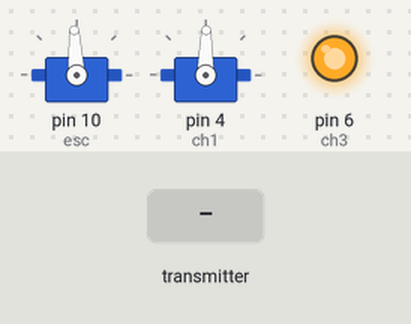
This sketch was run on a simulated Arduino Uno, built with avr-gcc and run on an emulated ATmega328P. On the bench: 2 × servo, output pins drawn as LEDs (lit = HIGH). The inputs (shaded band) are chosen by the test bench. No radio packets arrive unless stated.

Above: at 1.2 s.
1.3 s: the transmitter starts sending j1PotY = 0
At 1.6 s:
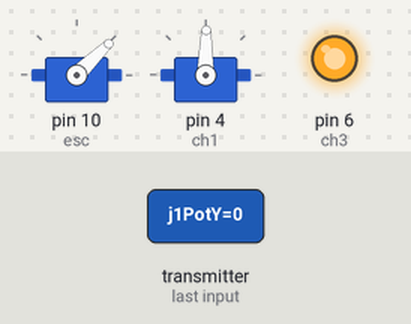
2.8 s: the transmitter starts sending j2PotX = 0
At 4.0 s:
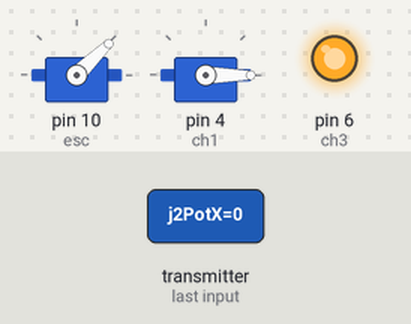
4.3 s: the transmitter starts sending tSwitch2 = 0
At 5.0 s:
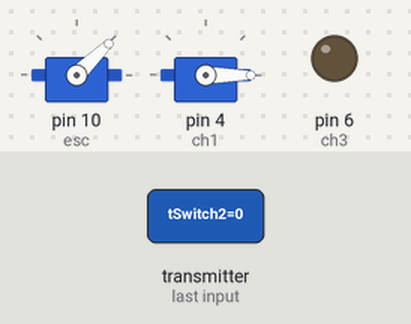
Timing chart, 0 to 7.3 s (numbered marks = the images above; inputs shaded):
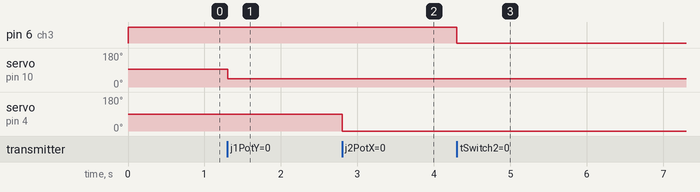

The sketch:

rc_rx_mm.ino
```cpp
#include <nRF24L01.h>
#include <printf.h>
#include <RF24.h>
#include <RF24_config.h>

/*
  DIY RC Receiver - Servos and Brushless motors control
  by Dejan, www.HowToMechatronics.com
  Library: TMRh20/RF24, https://github.com/tmrh20/RF24/
*/
/* This version for Moonmist Ian Blair 2021-02-13 */

#include <SPI.h>
#include <nRF24L01.h>
#include <RF24.h>
#include <Servo.h>

/* Channel Pin definitions */
#define ch1 4  // D4 - CH1 // - used for rudder
#define ch2 5  // D5 - CH2
#define ch3 6  // D6 - CH3
#define ch4 7  // D7 - CH4
#define ch5 8  // D8 - CH5
#define ch6 9  // D9 - CH6
/* CH7 & 8 shared with radio I/O - not included */
/* CH9 connects to BEC connector - define both ways! */
#define ch9 10  // D10 - CH9
#define bec 10  // D10 - CH9 // - used for throttle

/* Note also nnalogue inputs, in order A3, A2, A1, A0, A7, A6 */

RF24 radio(3, 2);   // nRF24L01 (CE, CSN)
const byte address[6] = "00001";
unsigned long lastReceiveTime = 0;
unsigned long currentTime = 0;
Servo esc;  // create servo object to control the ESC
Servo servo1;
Servo servo2;
int escValue, servo1Value, servo2Value;
// Max size of this struct is 32 bytes - NRF24L01 buffer limit
struct Data_Package {
  byte j1PotX;
  byte j1PotY;
  byte j1Button;
  byte j2PotX;
  byte j2PotY;
  byte j2Button;
  byte pot1;
  byte pot2;
  byte tSwitch1;
  byte tSwitch2;
  byte button1;
  byte button2;
  byte button3;
  byte button4;
};
Data_Package data; //Create a variable with the above structure
void setup() {
  Serial.begin(9600);
  radio.begin();
  radio.openReadingPipe(0, address);
  radio.setAutoAck(false);
  radio.setDataRate(RF24_250KBPS);
  radio.setPALevel(RF24_PA_LOW);
  radio.startListening(); //  Set the module as receiver
  resetData();
  esc.attach(10);   // Arduino digital pin D10 - CH9 on PCB board
  servo1.attach(ch1); // D4 - CH1
  // servo2.attach(ch2); // D5 - CH2
  // ch3 used as digital o/p for nav lights
  pinMode(ch3,OUTPUT);
  digitalWrite(ch3,data.tSwitch2);
}
void loop() {
  // Check whether we keep receving data, or we have a connection between the two modules
  currentTime = millis();
  if ( currentTime - lastReceiveTime > 1000 ) { // If current time is more then 1 second since we have recived the last data, that means we have lost connection
    resetData(); // If connection is lost, reset the data. It prevents unwanted behavior, for example if a drone jas a throttle up, if we lose connection it can keep flying away if we dont reset the function
  }
  // Check whether there is data to be received
  if (radio.available()) {
    radio.read(&data, sizeof(Data_Package)); // Read the whole data and store it into the 'data' structure
    lastReceiveTime = millis(); // At this moment we have received the data
  }
  // Controlling servos
  servo1Value = map(data.j2PotX, 0, 255, 0, 180); // Map the receiving value form 0 to 255 to 0 to 180(degrees), values used for controlling servos
  // servo2Value = map(data.j2PotY, 0, 255, 0, 180);
  servo1.write(servo1Value);
  // servo2.write(servo2Value);
  // Controlling brushed motor with ESC
  escValue = map(data.j1PotY, 0, 255, 1000, 2000); // Map the receiving value form 0 to 255 to  1000 to 2000, values used for controlling ESC with reverse
  esc.writeMicroseconds(escValue); // Send the PWM control singal to the ESC
  // ch3 used as digital o/p for nav lights
  digitalWrite(ch3,data.tSwitch2);
}

void resetData() {
  // Reset the values when there is no radio connection - Set initial default values
  data.j1PotX = 127;
  data.j1PotY = 127;
  data.j2PotX = 127;
  data.j2PotY = 127;
  data.j1Button = 1;
  data.j2Button = 1;
  data.pot1 = 1;
  data.pot2 = 1;
  data.tSwitch1 = 1;
  data.tSwitch2 = 1;
  data.button1 = 1;
  data.button2 = 1;
  data.button3 = 1;
  data.button4 = 1;
}
```

Measured:
- after the input at 1.3 s, servo on pin 10 (esc): 93° → 44° at once
- after the input at 2.8 s, servo on pin 4 (ch1): 89° → 0° at once
- after the input at 4.3 s, pin 6 (ch3): HIGH → LOW at once
